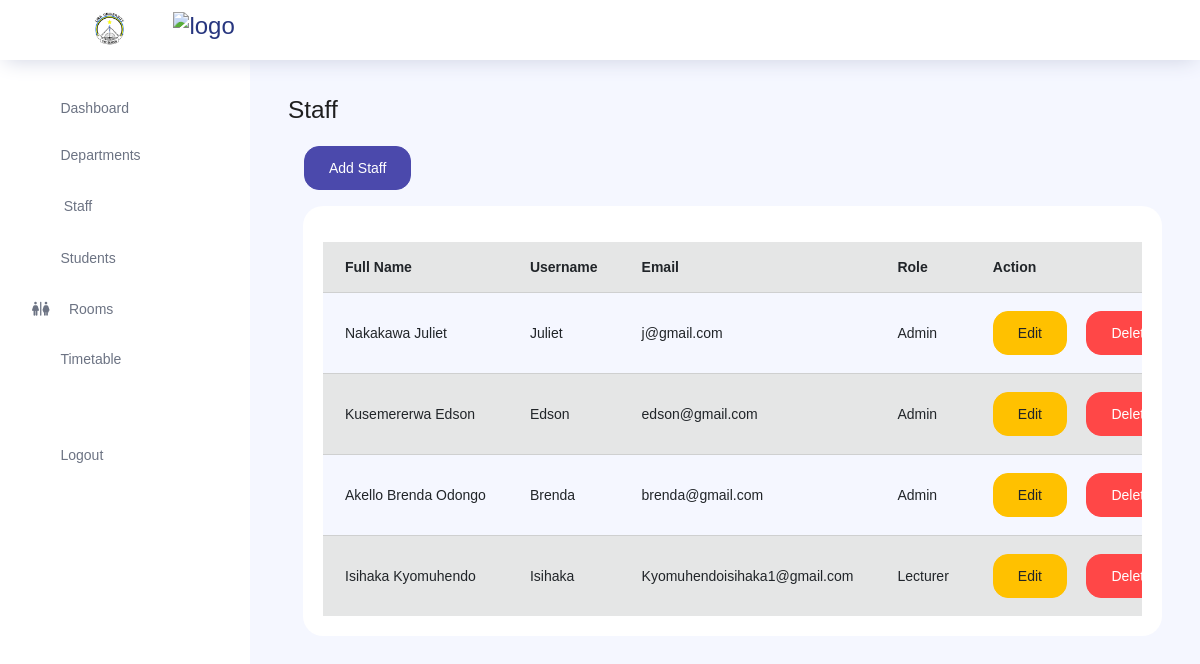
The page /staff/ (signed in) on the database its author committed.
### store/models.py (models this page shows, shortened)
class Staff(models.Model):
    ROLE = [('Admin','Admin'),('Lecturer','Lecturer')]
    department = models.ForeignKey(Department, on_delete=models.CASCADE)
    fullname = models.CharField(max_length=255)
    username = models.CharField(max_length=255)
    email = models.EmailField()
    password = models.CharField(max_length=255)
    role = models.CharField(max_length=50, choices=ROLE, default='lecturer')

### core/views.py (the view, shortened to what this page needs)
# urls.py: path('staff/', views.staff, name='staff'),
def staff(request):
    if not request.user.is_authenticated:
        messages.error(request, 'You need to be logged in to view this page.')
        return redirect('core:login')
    departments = Department.objects.all()
    staffs = Staff.objects.all().order_by('-id')
    context = {
        'departments': departments,
        'staffs': staffs,
    }
    return render(request, 'core/staff.html', context)

### templates/core/staff.html (shortened to what this page needs)
{% extends 'core/layout.html'%} {% block content %}
<h3>Staff</h3>
<a href="#" type="button" class="btn-primary btn-fw btn m-3" data-toggle="modal" data-target="#addStaff">Add Staff</a>
<div class="col-lg-12 grid-margin stretch-card">
    <div class="card">
        <div class="card-body">
            <div class="table-responsive pt-3">
                <table class="table table-secondary table-striped">
                    <thead>
                        <tr>
                            <th>Full Name</th>
                            <th>Username</th>
                            <th>Email</th>
                            <th>Role</th>
                            <th>Action</th>
                        </tr>
                    </thead>
                    <tbody>
                    {% for s in staffs%}
                        <tr>
                            <td>{{s.fullname}}</td>
                            <td>{{s.username}}</td>
                            <td>{{s.email}}</td>
                            <td>{{s.role}}</td>
                            <td>
                                <a href="#" data-toggle="modal" data-target="#editStaff{{ s.id }}"><button class="btn btn-warning">Edit</button></a>&nbsp;&nbsp;&nbsp;&nbsp;
                                <a href="{% url 'core:deleteStaff' staff_id=s.pk %}" onclick="return(confirm('Are you sure you want to delete this staff?'))"><button class="btn btn-danger">Delete</button></i></a>
                            </td>
                        </tr>
                        {%endfor%}
                    </tbody>
                </table>
            </div>
        </div>
    </div>
</div>
{%endblock%}

### rows shown on the page
Staff: fullname "Nakakawa Juliet", username "Juliet", email "j@gmail.com", role "Admin"
Staff: fullname "Kusemererwa Edson", username "Edson", email "edson@gmail.com", role "Admin"
Staff: fullname "Akello Brenda Odongo", username "Brenda", email "brenda@gmail.com", role "Admin"
Staff: fullname "Isihaka Kyomuhendo", username "Isihaka", email "Kyomuhendoisihaka1@gmail.com", role "Lecturer"
